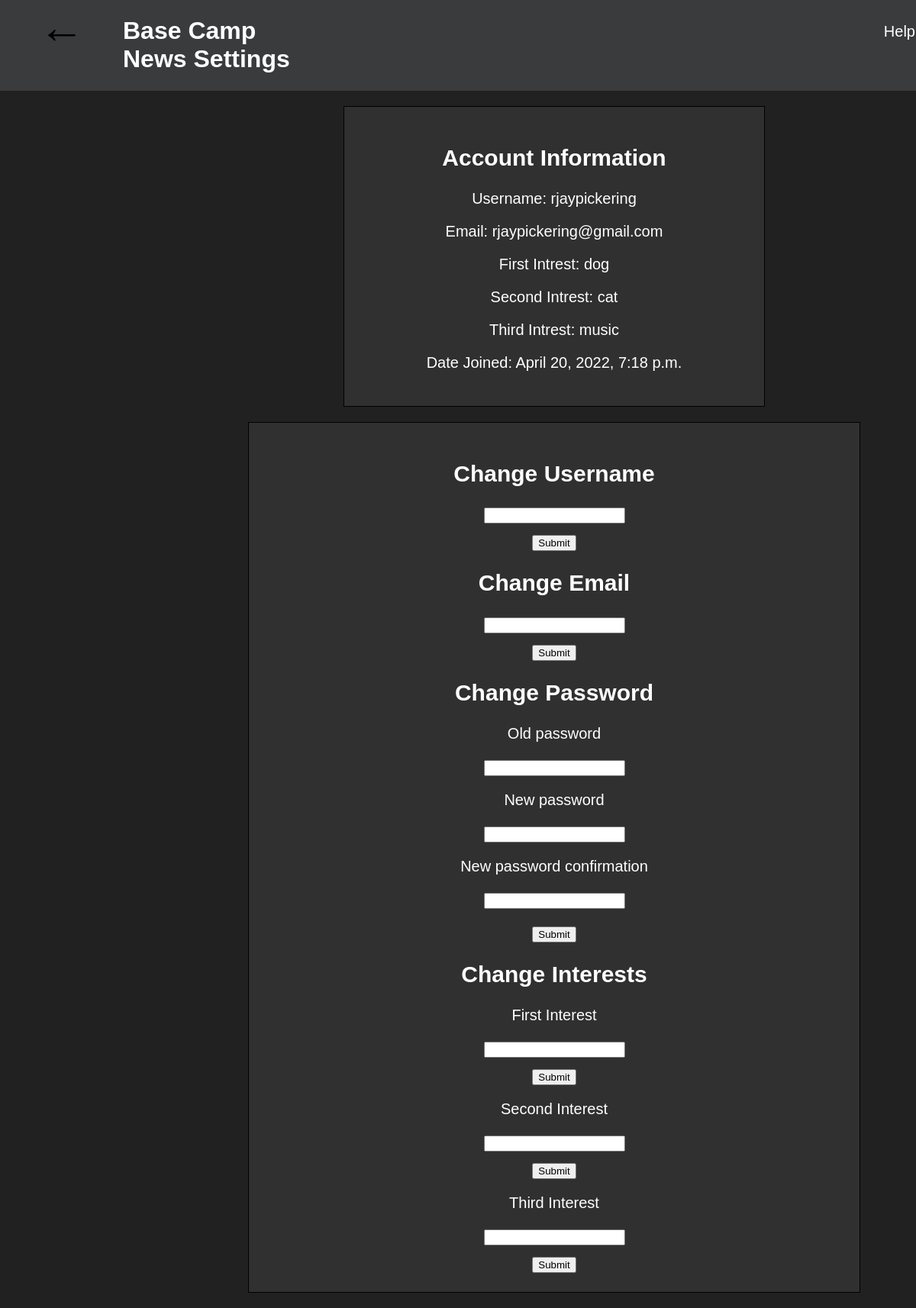
Before: /setting/ (signed in) with the older database file.
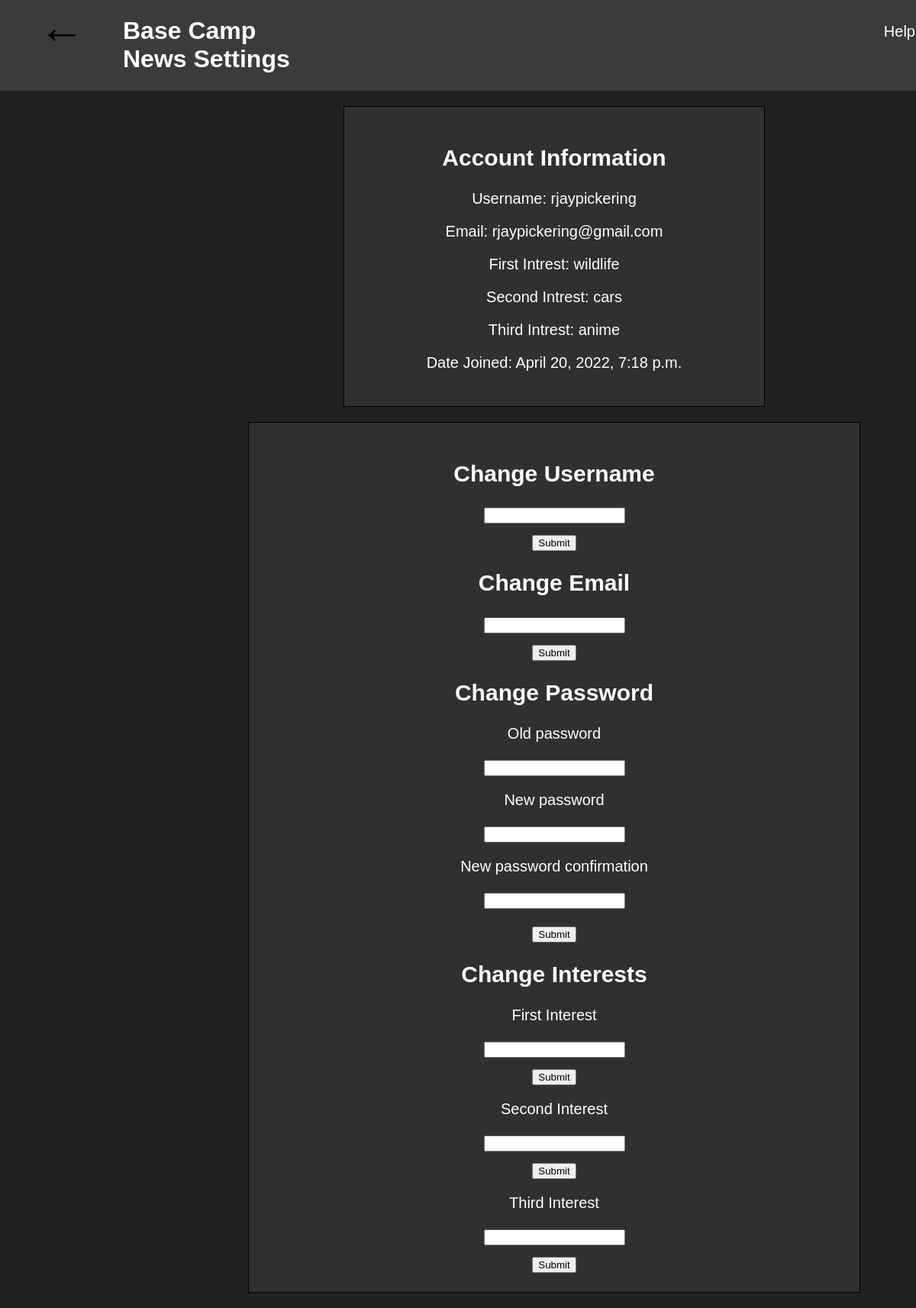
After: the same page with the newer database file.
### application/models.py (models this page shows, shortened)
class Customer(AbstractBaseUser, PermissionsMixin):
    username = models.CharField(max_length=128)
    email = models.EmailField(unique=True, default='')
    password1 = models.CharField(max_length=120)
    password2 = models.CharField(max_length=120)
    interest1 = models.CharField(max_length=50)
    interest2 = models.CharField(max_length=50)
    interest3 = models.CharField(max_length=50)
    is_staff = models.BooleanField(default=False)
    is_active = models.BooleanField(default=True)
    date_joined = models.DateTimeField(default=timezone.now)
    USERNAME_FIELD = 'email'
    REQUIRED_FIELDS = []
    objects = CustomerManager()

### application/views.py (the view)
# urls.py: path('setting/', settingStyle, name="settings"),
@login_required(login_url='signin')
def settingStyle(request):
    if request.method == 'POST':
        if 'password_change' in request.POST:
            if request.method == 'POST':
                form = PasswordChangeForm(request.user, request.POST)
                context = {'form':form}
                if form.is_valid():
                    user = form.save()
                    update_session_auth_hash(request, user)  # Important!
                    messages.success(request, 'Your password was successfully updated!')
                else:
                    messages.error(request, 'Please correct the error below.')
        elif 'username_change' in request.POST:
            username = request.user.username
            newusername = request.POST.get('new_username')
            user = Customer.objects.get(username = username)
            user.username = newusername
            user.save()
            form = PasswordChangeForm(request.user, request.POST)
            context = {'form':form}
        elif 'email_change' in request.POST:
            username = request.user.username
            newemail = request.POST.get('new_email')
            emails = Customer.objects.get(username = username)
            emails.email = newemail
            emails.save()
            form = PasswordChangeForm(request.user, request.POST)
            context = {'form':form}
        elif 'first_change' in request.POST:
            username = request.user.username
            newInterest = request.POST.get('new_first')
            Interest = Customer.objects.get(username = username)
            Interest.interest1 = newInterest
            Interest.save()
            form = PasswordChangeForm(request.user, request.POST)
            context = {'form':form}
        elif 'second_change' in request.POST:
            username = request.user.username
            newInterest = request.POST.get('new_second')
            Interest = Customer.objects.get(username = username)
            Interest.interest2 = newInterest
            Interest.save()
            form = PasswordChangeForm(request.user, request.POST)
            context = {'form':form}
        elif 'third_change' in request.POST:
            username = request.user.username
            newInterest = request.POST.get('new_third')
            Interest = Customer.objects.get(username = username)
            Interest.interest3 = newInterest
            Interest.save()
            form = PasswordChangeForm(request.user, request.POST)
            context = {'form':form}
    else:
        form = PasswordChangeForm(request.user, request.POST)
        context = {'form':form}
    return render(request, 'settings.html', context)

### application/templates/settings.html (shortened to what this page needs)
{% load static %}
<!DOCTYPE html>
<html lang="en">
  <head>
    <link rel="stylesheet" href="{% static 'index.css' %}" />
  </head>
  <body id="main" class="settings_background">
      <div class="settings_flex">
        <a href="{% url 'home' %}" class="home_settings">←</a>
        <h1>Base Camp News Settings</h1>
        <div class="help_button">
          <p class="openHelp" onclick="openHelp()">Help</p>
        </div>
      </div>
    <div class="information_box">
      <h2>Account Information</h2>
      <p>Username: {{request.user.username}}</p>
      <p>Email: {{request.user.email}}</p>
      <p>First Intrest: {{request.user.interest1}}</p>
      <p>Second Intrest: {{request.user.interest2}}</p>
      <p>Third Intrest: {{request.user.interest3}}</p>
      <p>Date Joined: {{request.user.date_joined}}</p>
    </div>
    <div class="change_username">
      <form action="" method="POST" >
        <h2>Change Username</h2>
        <div><input
          type="text"
          name="new_username"
        />
        <div class="submit_button">
        <input type="submit" value="Submit" name="username_change" />
        </div>
      </form>
    </div>
    <div class="change_email">
      <form action="" method="POST" >
          <h2>Change Email</h2>
          <div><input
            type="text"
            name="new_email"
          />
          <div class="submit_button">
          <input type="submit" value="Submit" name="email_change" />
          </div>
      </form>
    </div>
    <div class="password_box">
      <form action="" method="POST" >
        <h2>Change Password</h2>
        <p>{{form.old_password.label}}</p>
        <p>{{form.old_password}}</p>
        <p>{{form.new_password1.label}}</p>
        <p>{{form.new_password1}}</p>
        <p>{{form.new_password2.label}}</p>
        <p>{{form.new_password2}}</p>
        <div class="submit_button">
        <input type="submit" value="Submit" name="password_change" />
        </div>
      </form>
    </div>
    <div class="interest_change">
      <form action="" method="POST" class="interest_change">
          <h2>Change Interests</h2>
          <p>First Interest</p>
          <div><input
            type="text"
            name="new_first"
          />
          <div class="submit_button">
          <input type="submit" value="Submit" name="first_change" />
          </div>
          <p>Second Interest</p>
          <div><input
            type="text"
            name="new_second"
          />
          <div class="submit_button">
          <input type="submit" value="Submit" name="second_change" />
          </div>
          <p>Third Interest</p>
          <div><input
            type="text"
            name="new_third"
          />
          <div class="submit_button">
          <input type="submit" value="Submit" name="third_change" />
          </div>
      </form>
    </div>
  </body>
</html>

### application/static/index.css (style rules this page uses)
body { font-family: Arial, Helvetica, sans-serif; margin: 0; }
html { padding: 0; margin: 0; }
.openHelp { font-size: 20px; cursor: pointer; color: white; float: right; margin-left: 750px; margin-top: 14px; }
.settings_background { background-color: #212121; color: white; }
.information_box { border: 1px solid black; text-align: center; padding: 25px; font-size: 20px; width: 500px; margin-left: 450px; background-color: rgb(48, 48, 48); margin-top: 20px; margin-bottom: 20px; }
.change_username { border: 1px solid black; text-align: center; padding: 25px; font-size: 20px; width: 750px; margin-left: 325px; background-color: rgb(48, 48, 48); margin-top: 20px; margin-bottom: 20px; }
.change_email { text-align: center; }
.password_box { text-align: center; }
.interest_change { text-align: center; }
.home_settings { font-size: 60px; text-decoration: none; padding-right: 50px; padding-left: 50px; color: black; }
.settings_flex { display: flex; flex-direction: row; border: 1px solid #3a3b3c; background-color: #3a3b3c; text-shadow: 3px black; }
.help_button { padding-top: 15px; }
.submit_button { margin-top: 12px; }

Changed rows visible on the page:
changed Customer "rjaypickering": user.interest1 "dog" → "wildlife"; user.interest2 "cat" → "cars"; user.interest3 "music" → "anime"
